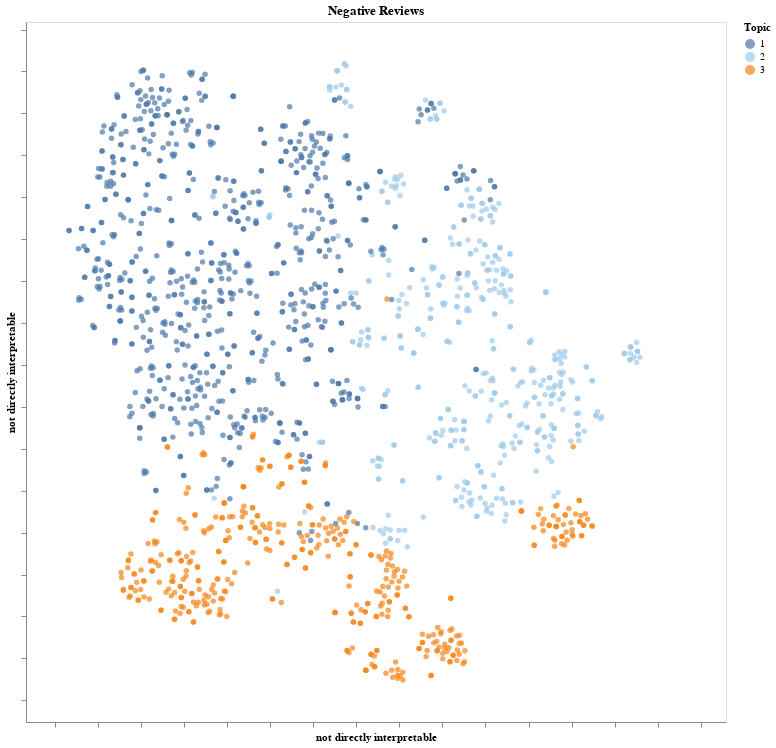

Notebook source saved alongside this figure:
### Markdown cell above
### Visualize the clusters

### Code cell
source = pd.DataFrame(
    {'x': df_not_counterfeit['tSNE_X'],
     'y': df_not_counterfeit['tSNE_Y'],
     'txt': df_not_counterfeit['reviewDescription'],
     'Topic' : df_not_counterfeit['Topic']
    })

# Define Bubbles on Map
bubbles = alt.Chart(source).mark_circle().encode(
    x=alt.X('x:Q', axis=alt.Axis(title="not directly interpretable", grid=False, labels=False),scale=alt.Scale(domain=[min(source.x)-10, max(source.x)+20])),
    y=alt.Y('y:Q', axis=alt.Axis(title="not directly interpretable", grid=False, labels=False),scale=alt.Scale(domain=[min(source.y)-10, max(source.y)+10])),
    #size='Relevance:Q',
    color = alt.Color('Topic:N', scale=alt.Scale(scheme='tableau20')),     #  More color schemes at  https://vega.github.io/vega/docs/schemes/
    tooltip=[alt.Tooltip('txt', title='reviewDescription'),                            # We can include a lot of information in the tooltips (mouseover pop-up)
             alt.Tooltip('Topic', title='Topic')
            ]
)

# Visualizes tweets in an interactive Map
bubbles.encode(text='txt').interactive().properties(height=700,width=700,title="Negative Reviews")

### Figure 1 — Vega-Lite specification as saved in the notebook (floating-point values rounded to 4 significant figures; data arrays with more than 128 entries replaced by an {"elided": "..."} marker saying what was removed)
{"config": {"view": {"continuousWidth": 400, "continuousHeight": 300}}, "data": {"name": "data-9ed5a629bd2e368fe129385abf3cab6f"}, "mark": "circle", "encoding": {"color": {"field": "Topic", "scale": {"scheme": "tableau20"}, "type": "nominal"}, "text": {"field": "txt", "type": "nominal"}, "tooltip": [{"field": "txt", "title": "reviewDescription", "type": "nominal"}, {"field": "Topic", "title": "Topic", "type": "quantitative"}], "x": {"axis": {"grid": false, "labels": false, "title": "not directly interpretable"}, "field": "x", "scale": {"domain": [-66.76, 95.88]}, "type": "quantitative"}, "y": {"axis": {"grid": false, "labels": false, "title": "not directly interpretable"}, "field": "y", "scale": {"domain": [-85.17, 81.79]}, "type": "quantitative"}}, "height": 700, "selection": {"selector012": {"type": "interval", "bind": "scales", "encodings": ["x", "y"]}}, "title": "Negative Reviews", "width": 700, "$schema": "https://vega.github.io/schema/vega-lite/v4.17.0.json", "datasets": {"data-9ed5a629bd2e368fe129385abf3cab6f": {"elided": "1718 records"}}}
